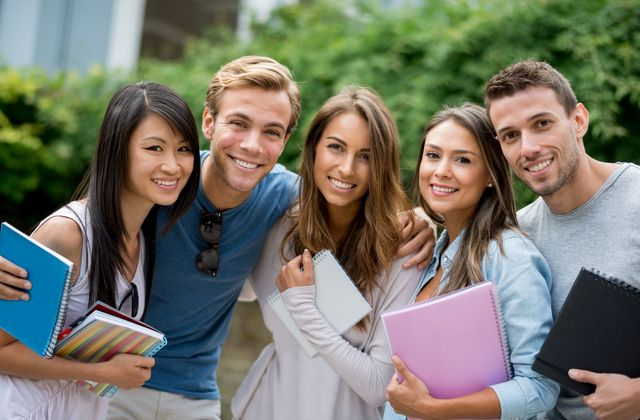
#> input picture Best-Loan-for-Students.jpg, 640 x 420 px
$ python face_detect.py
#> lines starting #> are read from the running program, lines starting #| are printed output that depends on the picture; after the words box and inside, x2 and y2 are one past the last pixel; in counts of white or black regions, pixels touching at a corner belong together
import cv2

face_cascade = cv2.CascadeClassifier('haarcascade_frontalface_default.xml')

img = cv2.imread('Best-Loan-for-Students.jpg', 1)
#> img is the input picture: shape (420, 640, 3); mean B, G, R 105.3, 117.5, 117.6
faces = face_cascade.detectMultiScale(img, 1.1,1) #img 1.1,1 is used to detect the rectangle on face
#> faces = [[407, 126, 81, 81], [125, 120, 78, 78], [308, 120, 82, 82], [482, 94, 93, 93], [383, 125, 79, 79], [206, 91, 97, 97]]

for(x,y,w,h) in faces:
    print(x,y,w,h)
    img = cv2.rectangle(img, (x,y), (x+w, y+h), (0, 255, 0), 5)
#> this loop made 6 passes
#| 407 126 81 81
#| 125 120 78 78
#| 308 120 82 82
#| 482 94 93 93
#| 383 125 79 79
#| 206 91 97 97
#> pass 1, `img = cv2.rectangle(img, (x,y), (x+w, y+h), (0, 255, 0), 5)`:
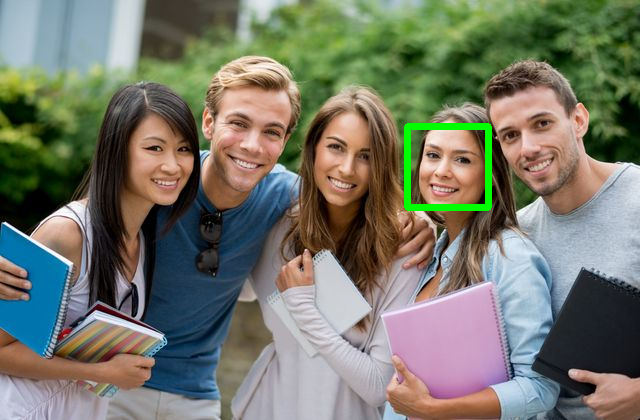
#> img: shape (420, 640, 3); 0.84% of pixels changed, all inside (x1, y1, x2, y2) = (404, 123, 492, 211)
#> pass 2, `img = cv2.rectangle(img, (x,y), (x+w, y+h), (0, 255, 0), 5)`:
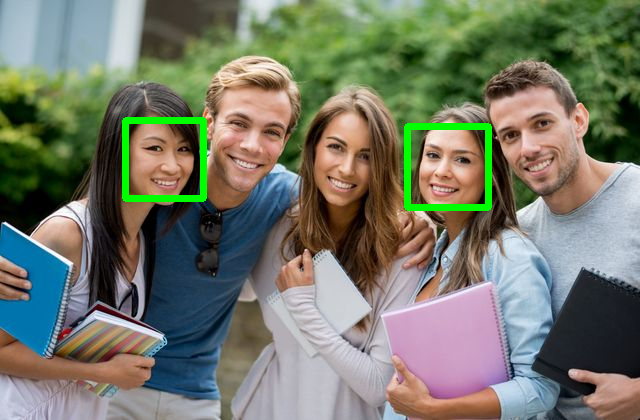
#> img: shape (420, 640, 3); 0.81% of pixels changed, all inside (x1, y1, x2, y2) = (122, 117, 207, 202)
#> pass 3, `img = cv2.rectangle(img, (x,y), (x+w, y+h), (0, 255, 0), 5)`:
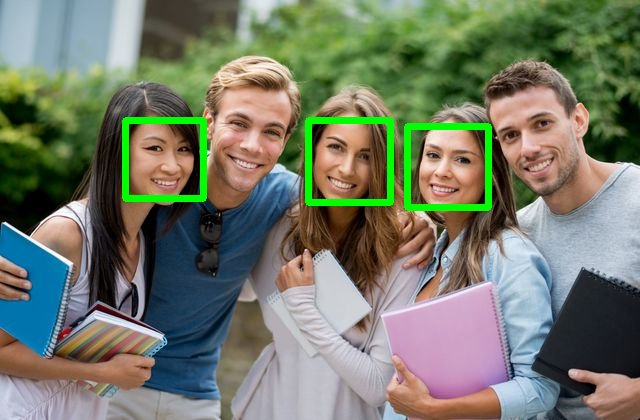
#> img: shape (420, 640, 3); 0.85% of pixels changed, all inside (x1, y1, x2, y2) = (305, 117, 394, 206)
#> after the loop:
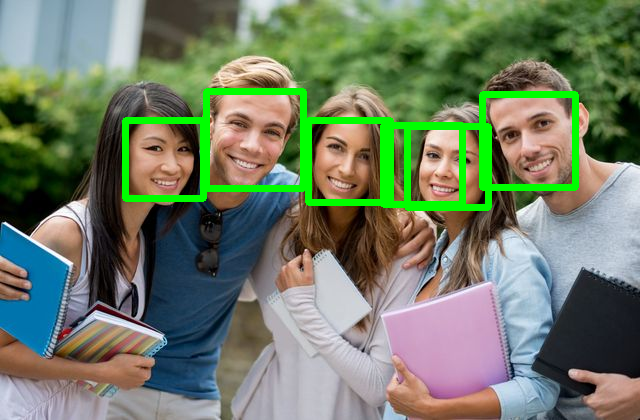
#> img: shape (420, 640, 3); 2.27% of pixels changed, all inside (x1, y1, x2, y2) = (203, 88, 579, 208)

resized = cv2.resize(img, (500,500))
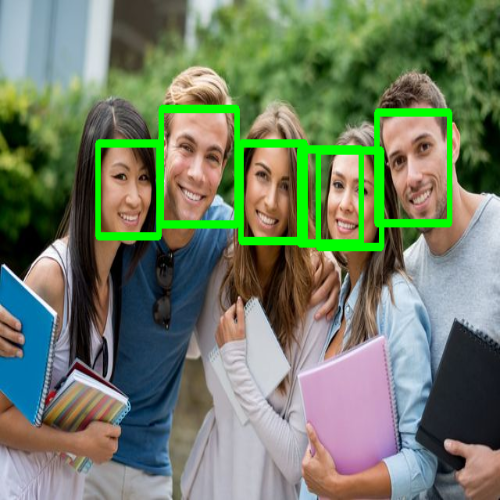
#> resized: shape (500, 500, 3); mean B, G, R 101.8, 125, 112.1

cv2.imshow('img', img)
cv2.imshow('img', resized)
cv2.waitKey(0)
cv2.destroyAllWindows()

$ run again, with img.jpg copied over Best-Loan-for-Students.jpg
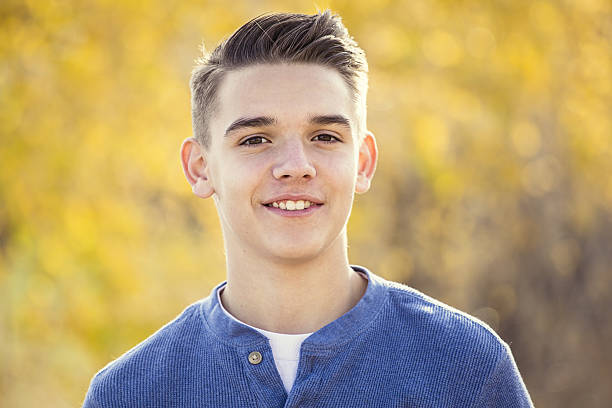
#> input picture img.jpg, 612 x 408 px
#> img is the input picture: shape (408, 612, 3); mean B, G, R 113.5, 160.2, 182.9
#> faces = [[194, 61, 192, 192], [203, 132, 184, 184]]
#> the loop `for(x,y,w,h) in faces:` made 2 passes
#> (printed output is left out)
#> pass 1, `img = cv2.rectangle(img, (x,y), (x+w, y+h), (0, 255, 0), 5)`:
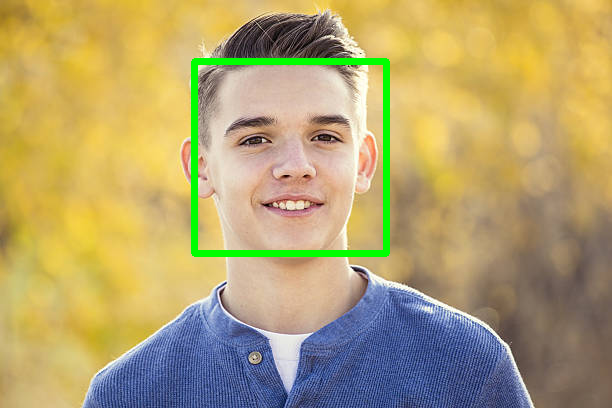
#> img: shape (408, 612, 3); 2.15% of pixels changed, all inside (x1, y1, x2, y2) = (191, 58, 390, 257)
#> `resized = cv2.resize(img, (500,500))`:
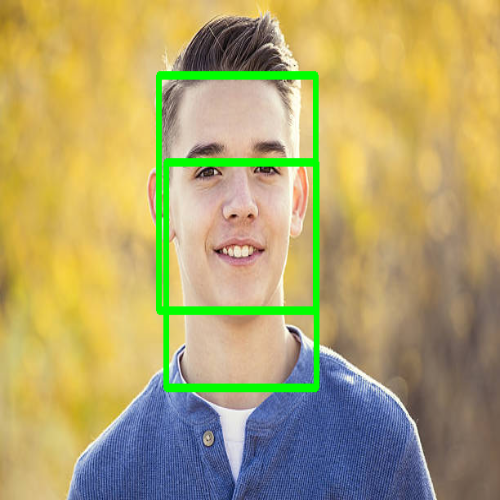
#> resized: shape (500, 500, 3); mean B, G, R 108.1, 163.5, 175.5

$ run again, with a.png saved as Best-Loan-for-Students.jpg
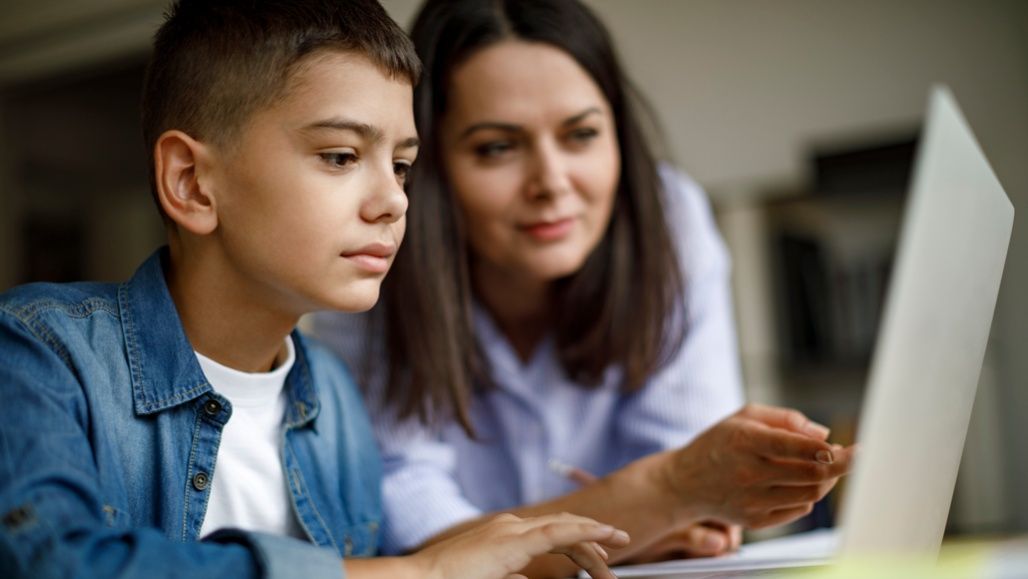
#> input picture a.png, 1028 x 579 px
#> img is the input picture: shape (579, 1028, 3); mean B, G, R 90.1, 95.7, 102.4
#> faces = [[440, 60, 208, 208], [496, 56, 226, 226], [236, 59, 257, 257]]
#> the loop `for(x,y,w,h) in faces:` made 3 passes
#> (printed output is left out)
#> pass 1, `img = cv2.rectangle(img, (x,y), (x+w, y+h), (0, 255, 0), 5)`:
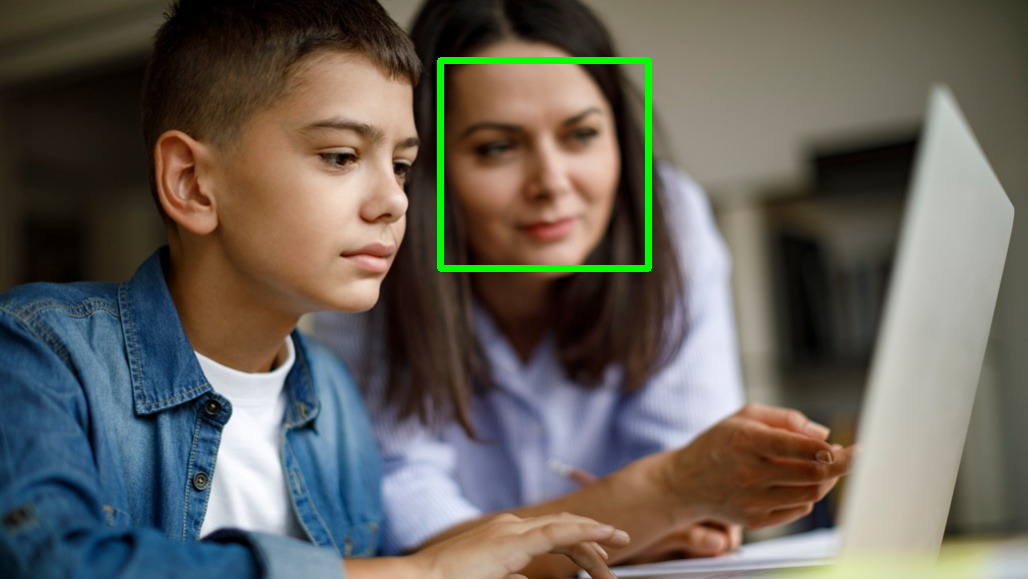
#> img: shape (579, 1028, 3); 0.98% of pixels changed, all inside (x1, y1, x2, y2) = (437, 57, 652, 272)
#> `resized = cv2.resize(img, (500,500))`:
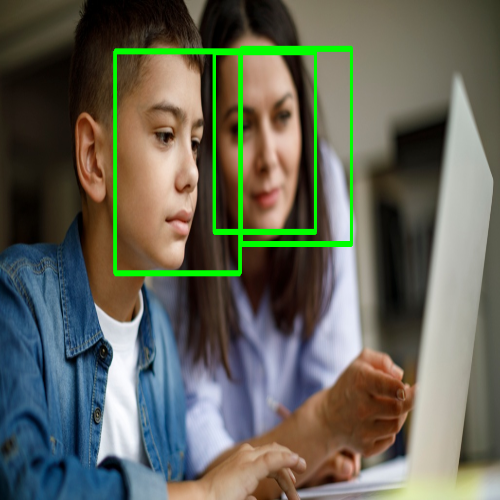
#> resized: shape (500, 500, 3); mean B, G, R 88.2, 100.9, 99.5
